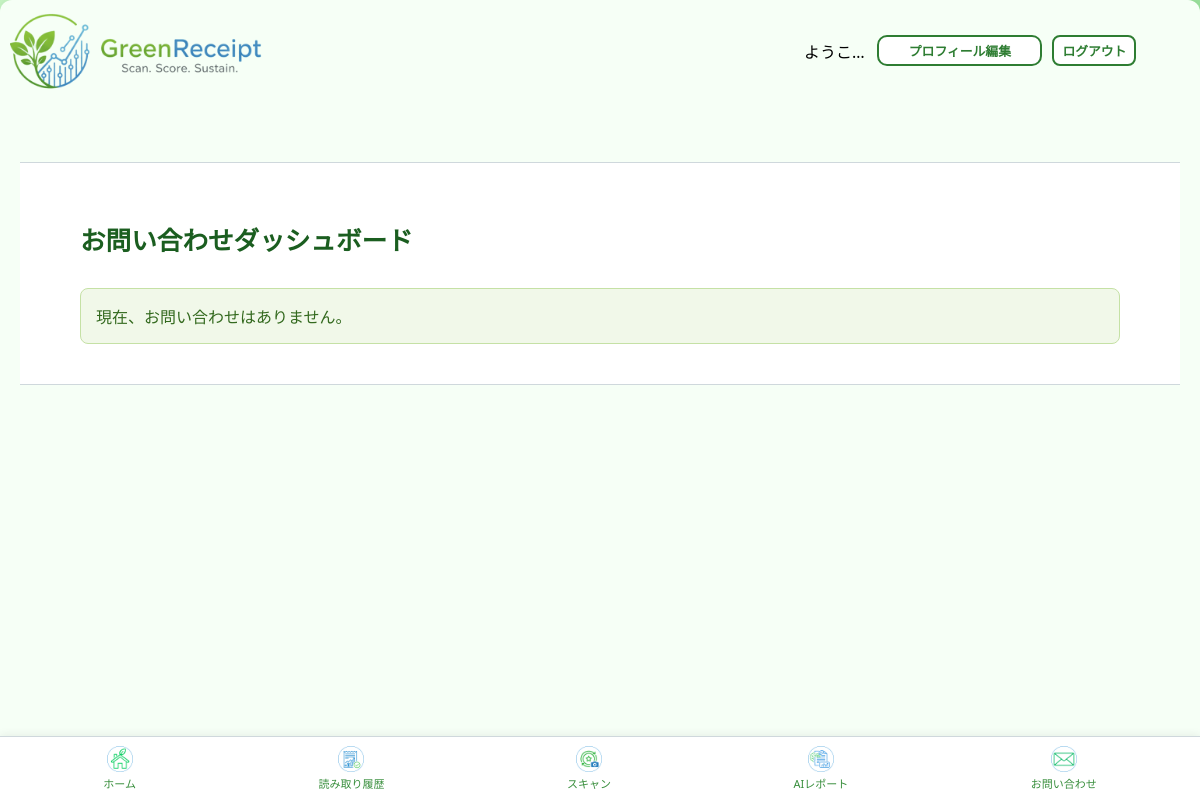
/staff/inquiries/dashboard/ (signed in), run on an earlier commit of the app's database.
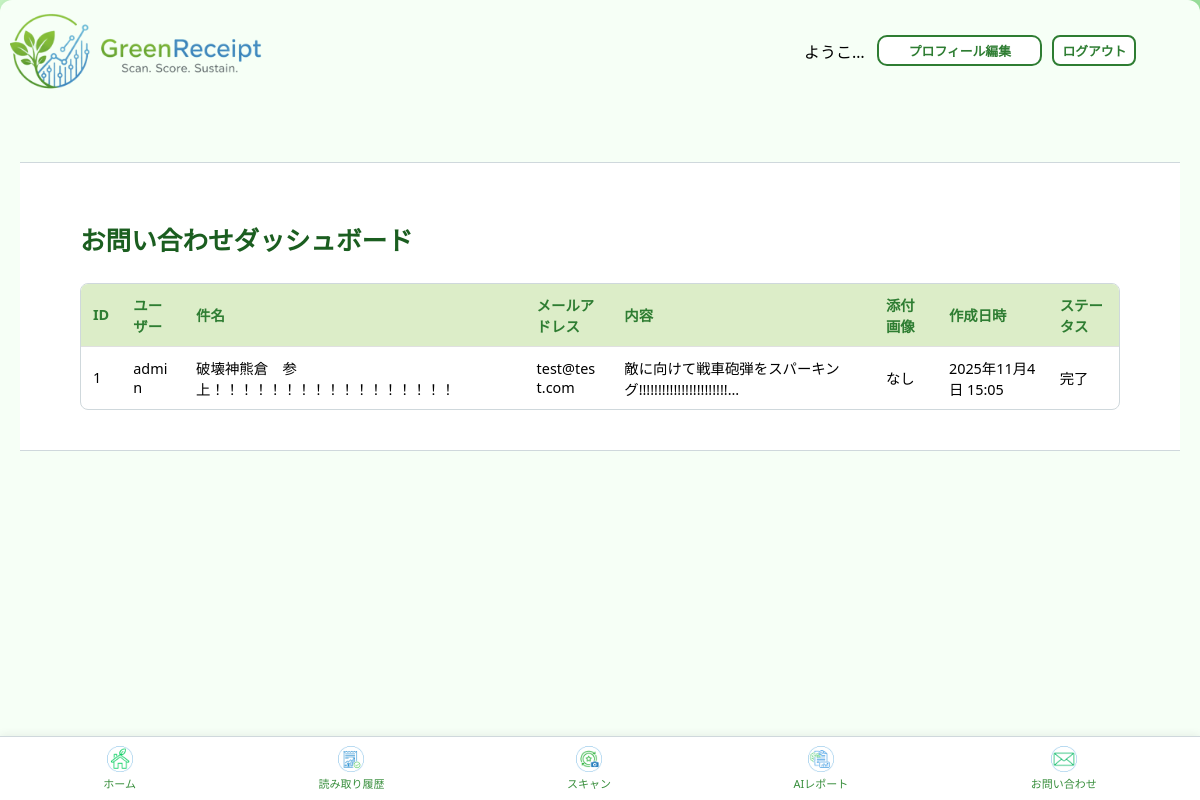
And on a later commit of the database.
### core/models.py (models this page shows, shortened)
class Inquiry(models.Model):
    user = models.ForeignKey(settings.AUTH_USER_MODEL, on_delete=models.SET_NULL,
                             null=True, blank=True, verbose_name='問い合わせユーザー')
    reply_to_email = models.EmailField(
        max_length=100, verbose_name='返信先メールアドレス')
    created_at = models.DateTimeField(auto_now_add=True, verbose_name='作成日時')
    subject = models.CharField(max_length=100, verbose_name='件名')
    body_text = models.TextField(verbose_name='内容')
    image = models.ImageField(
        upload_to='inquiries/', null=True, blank=True, verbose_name='添付画像')
    is_replied = models.BooleanField(default=False, verbose_name='返信済み')
    reply_message = models.TextField(blank=True, verbose_name='返信内容')
    class Meta:
        verbose_name = 'お問い合わせ'
        verbose_name_plural = 'お問い合わせ'

### accounts/models.py (models this page shows)
class CustomUser(AbstractUser):
    username = models.CharField(
        "ユーザー名",
        max_length=50,
        unique=True,
        help_text=(
            "必須。50文字以下。文字、数字、および @/./+/-/_ のみ使用できます。"
        ),
        validators=[AbstractUser.username_validator],
        error_messages={
            "unique": _("A user with that username already exists."),
        },
    )
    ROLE_CHOICES = (
        ('system', 'システム管理者'),
        ('admin', '管理者'),
        ('store', '店舗'),
        ('user', '一般ユーザー'),
    )
    current_points = models.IntegerField(default=0, verbose_name='ポイント')
    rank = models.CharField(max_length=10, default='seed', verbose_name='ランク')
    updated_at = models.DateTimeField(auto_now=True, verbose_name='アカウント更新日時')
    birthday = models.DateField(verbose_name='生年月日', null=True, blank=True)
    purchased_amount = models.IntegerField(default=0, verbose_name='購入点数')
    lastmonth_point = models.IntegerField(default=0, verbose_name='先月獲得ポイント')
    current_coupons = models.ManyToManyField(
        'core.Coupon', verbose_name='所持クーポン', blank=True)
    role = models.CharField(
        max_length=10, choices=ROLE_CHOICES, default='user', verbose_name='役割')
    store = models.ForeignKey(
        'core.Store', on_delete=models.SET_NULL, null=True, blank=True, verbose_name='所属店舗')
    class Meta:
        verbose_name = 'ユーザー'
        verbose_name_plural = 'ユーザー'

### core/views.py (the view)
# urls.py: path("staff/inquiries/dashboard/", views.admin_inquiry_dashboard, name="admin_inquiry_dashboard"),
@staff_member_required
def admin_inquiry_dashboard(request):
    inquiries = Inquiry.objects.all().order_by('-id')
    context = {
        'inquiries': inquiries
    }
    return render(request, 'admin/inquiry_dashboard.html', context)

### core/templates/admin/inquiry_dashboard.html (shortened to what this page needs)
{% extends 'core/base.html' %}
{% block content %}
  <main class="dashboard-main">
    <div class="dashboard-container">
      <h1>お問い合わせダッシュボード</h1>
      {% if inquiries %}
        <div class="table-responsive">
          <table class="table">
            <thead>
              <tr>
                <th>ID</th>
                <th>ユーザー</th>
                <th>件名</th>
                <th>メールアドレス</th>
                <th>内容</th>
                <th>添付画像</th>
                <th>作成日時</th>
                <th>ステータス</th>
              </tr>
            </thead>
            <tbody>
              {% for inquiry in inquiries %}
                <tr data-href="{% url 'core:inquiry_detail' inquiry.id %}">
                  <td>{{ inquiry.id }}</td>
                  <td>
                    {% if inquiry.user %}
                      {{ inquiry.user.username }}
                    {% else %}
                      ゲスト
                    {% endif %}
                  </td>
                  <td>{{ inquiry.subject }}</td>
                  <td>{{ inquiry.reply_to_email }}</td>
                  <td>{{ inquiry.body_text|truncatechars:40 }}</td>
                  <td>
                    {% if inquiry.image %}
                      <a href="{{ inquiry.image.url }}" target="_blank" onclick="event.stopPropagation();">表示</a>
                    {% else %}
                      なし
                    {% endif %}
                  </td>
                  <td>{{ inquiry.created_at|date:'Y年n月j日 H:i' }}</td>
                  <td>{{ inquiry.is_replied|yesno:"完了,未完了" }}</td>
                </tr>
              {% endfor %}
            </tbody>
          </table>
        </div>
      {% else %}
        <div class="alert alert-info">現在、お問い合わせはありません。</div>
      {% endif %}
    </div>
  </main>
{% endblock %}

### core/templates/core/base.html (shortened to what this page needs)
{% load static %}
<!DOCTYPE html>
<html lang="ja">
  <head>
    <link rel="stylesheet" href="{% static 'css/style.css' %}" />
  </head>
  <body>
    <div class="container">
      <header>
        <div class="header-container">
          <div class="logo-container">
            <img src="{% static 'img/logo.png' %}" alt="GreenReceipt ロゴ" class="logo" />
          </div>
          <div class="user-info desktop-only">
            {% if user.is_authenticated %}
              <span class="welcome">ようこそ、{{ user.username }}さん</span>
              <a href="{% url 'accounts:profile_edit' %}" class="logout-button btn">プロフィール編集</a>
              <form method="post" action="{% url 'accounts:logout' %}" class="logout-form">
                <button type="submit" class="logout-button">ログアウト</button>
              </form>
            {% endif %}
          </div>
        </div>
      </header>
      <main>
        {% block content %}{% endblock %}
      </main>
      <footer>
        <nav class="bottom-nav">
          <a href="/menu/" class="nav-item">
            <img src="{% static 'img/home.png' %}" alt="ホーム"><span>ホーム</span>
          </a>
          <a href="/result/" class="nav-item">
            <img src="{% static 'img/result.png' %}" alt="読み取り履歴"><span>読み取り履歴</span>
          </a>
          <a href="/receipts/" class="nav-item">
            <img src="{% static 'img/scan.png' %}" alt="スキャン"><span>スキャン</span>
          </a>
          <a href="/reports/" class="nav-item">
            <img src="{% static 'img/report.png' %}" alt="AIレポート"><span>AIレポート</span>
          </a>
          <a href="/inquiries/" class="nav-item">
            <img src="{% static 'img/mail.png' %}" alt="お問い合わせ"><span>お問い合わせ</span>
          </a>
        </nav>
      </footer>
    </div>
  </body>
</html>

### core/static/css/style.css (style rules this page uses)
* { box-sizing: border-box; }
html, body { height: 100%; width: 100%; margin: 0; padding: 0; overflow-x: hidden; }
body { font-family: "Segoe UI", "メイリオ", sans-serif; text-align: center; min-height: 100vh; display: block; }
@media (min-width: 768px) { html, body { background: linear-gradient(to right, #c8f7c5, #9be39d); } }
.container { width: 100%; max-width: 420px; margin: 0 auto; background: #f6fff6; min-height: 100vh; display: flex; flex-direction: column; justify-content: flex-start; padding-bottom: calc(var(--nav-h, 64px) + env(safe-area-inset-bottom)); }
header { padding: 10px; }
.header-container { display: flex; align-items: center; justify-content: space-between; gap: 10px; }
.logo-container { flex-shrink: 0; }
.logo { height: auto; margin: 0; }
.user-info.desktop-only { display: none; }
@media (min-width: 768px) { .container { max-width: 900px; border-radius: 12px; box-shadow: 0 0 15px rgba(0, 0, 0, .1); } }
@media (min-width: 768px) { .user-info.desktop-only { display: flex; align-items: center; gap: 10px; margin-left: auto; } }
button, .btn { display: inline-block; background: #fff; color: #2e7d32; border: 2px solid #2e7d32; border-radius: 8px; font-weight: bold; cursor: pointer; transition: .2s; }
button { padding: 10px 40px; }
.btn { width: 100%; padding: 12px; border-radius: 10px; text-decoration: none; }
.logout-button { padding: 4px 8px; font-size: .8em; white-space: nowrap; }
:root { --nav-h: 64px; }
footer { margin-top: auto; }
.bottom-nav { position: fixed; left: 0; right: 0; bottom: 0; height: var(--nav-h); background: #fff; border-top: 1px solid #cfd8dc; display: flex; justify-content: space-around; align-items: center; padding: 6px max(12px, env(safe-area-inset-left)) max(6px, env(safe-area-inset-bottom)) max(12px, env(safe-area-inset-right)); box-shadow: 0 -2px 8px rgba(0, 0, 0, .06); z-index: 1000; }
.nav-item { display: flex; flex-direction: column; align-items: center; color: #388e3c; text-decoration: none; font-size: 11px; }
.nav-item img { width: 26px; height: 26px; margin-bottom: 3px; }
main { display: flex; flex-direction: column; align-items: center; justify-content: center; width: 100%; height: 100%; padding: 20px; }
form { width: 90%; max-width: 380px; margin: auto; background: #fff; border-radius: 16px; padding: 25px 20px; box-shadow: 0 2px 8px rgba(0, 0, 0, .1); text-align: left; }
img, video, canvas { max-width: 100%; height: auto; display: block; }
.container, .wrapper, main, form { max-width: 100%; }
.logout-form { background: none; padding: 0; margin: 0; box-shadow: none; border: none; display: inline; }
.welcome { white-space: nowrap; }
header .logo { width: 180px; height: auto; }
@media (min-width: 768px) { header .logo { width: 260px; } }
@media (min-width: 768px) { .user-info.desktop-only .welcome { overflow: hidden; text-overflow: ellipsis; white-space: nowrap; max-width: 28ch; } }
main.dashboard-main { justify-content: flex-start; align-items: stretch; padding: 40px 0 80px 0; }
.dashboard-container { width: 100%; background: #fff; border-radius: 0; padding: 40px 60px; margin: 0; border-top: 1px solid #cfd8dc; border-bottom: 1px solid #cfd8dc; }
.dashboard-container h1 { font-size: 1.6rem; font-weight: 700; color: #1b5e20; margin-bottom: 25px; text-align: left; }
.dashboard-container .table-responsive { border-radius: 8px; overflow: hidden; border: 1px solid #cfd8dc; }
.dashboard-container table { width: 100%; border-collapse: collapse; }
.dashboard-container th { background-color: #dcedc8; color: #2e7d32; font-weight: 700; padding: 10px 12px; font-size: 0.9rem; text-align: left; }
.dashboard-container td { padding: 10px 12px; border-top: 1px solid #e0e0e0; font-size: 0.9rem; word-break: break-all; }
main.dashboard-main, main.inquiry-main { justify-content: flex-start; align-items: stretch; padding: 40px 0 80px 0; text-align: left; }
.dashboard-container, .inquiry-detail { width: 100%; max-width: none; margin: 0; border-radius: 0; box-shadow: none; background: #ffffff; padding: 40px 60px; border-top: 1px solid #cfd8dc; border-bottom: 1px solid #cfd8dc; }

What changed in the data, as far as the page shows it:
added Inquiry: id "1", user.username "admin", subject "破壊神熊倉 参上！！！！！！！！！！！！！！！！！", reply_to_email "test@test.com", body_text "敵に向けて戦車砲弾をスパーキング!!!!!!!!!!!!!!!!!!!!!!!…", image "なし", created_at "2025年11月4日 15:05", is_replied "完了"
Also different on the page:
text no longer shown: "現在、お問い合わせはありません。"
text now shown: "ID ユーザー 件名 メールアドレス 内容 添付画像 作成日時 ステータス"
